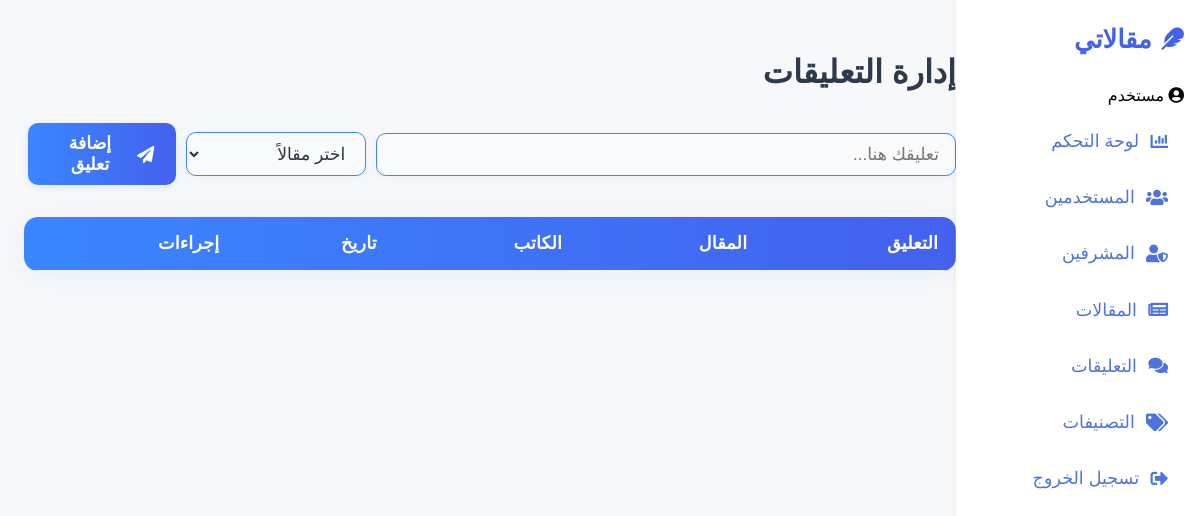
The app's page /admin/manage_comments.php, older data.
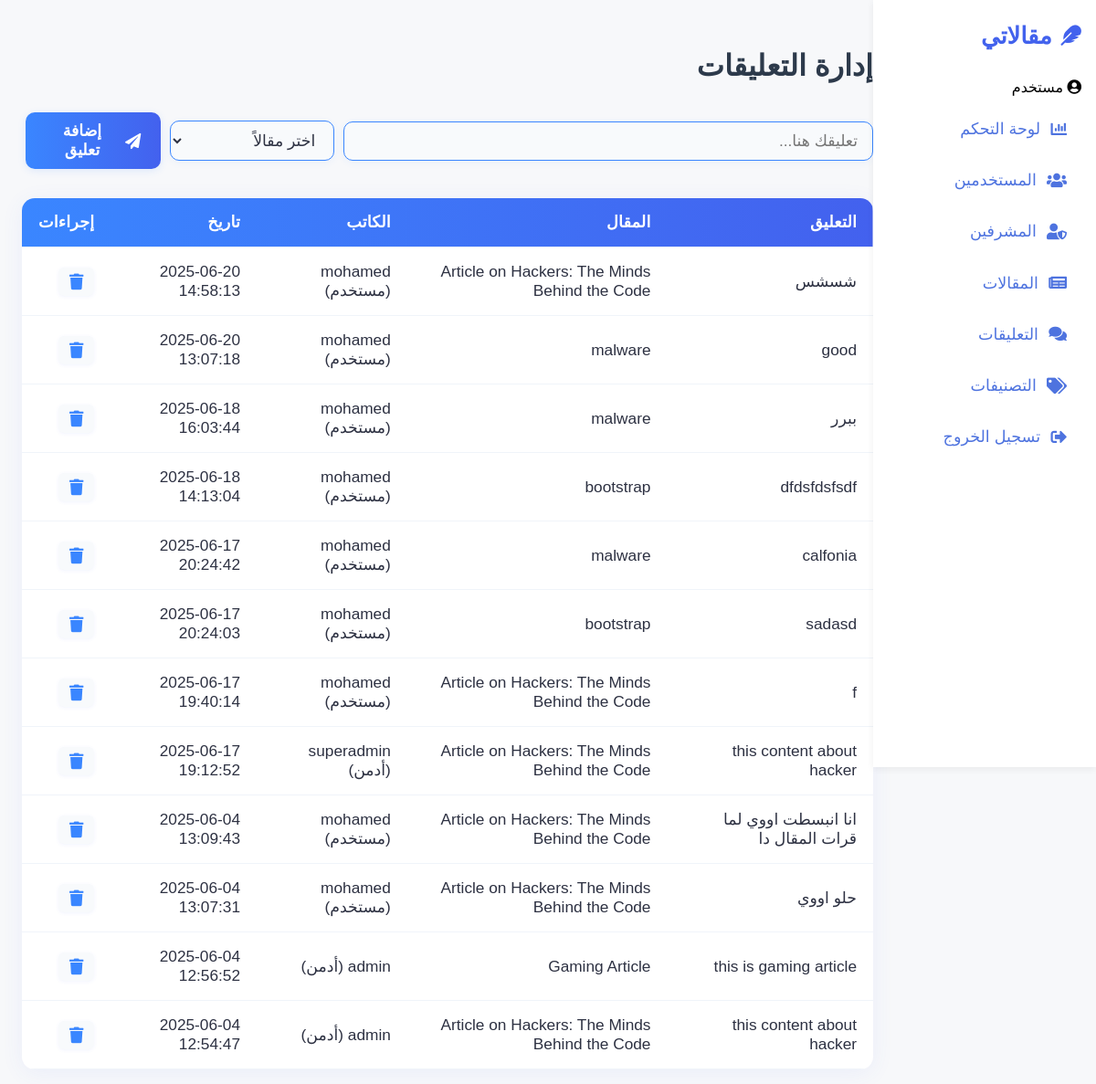
The same page, newer data.
### tables this page shows
CREATE TABLE `comments` (
  `id` int NOT NULL,
  `article_id` int NOT NULL,
  `user_id` int DEFAULT NULL,
  `admin_id` int DEFAULT NULL,
  `content` text NOT NULL,
  `is_admin` tinyint(1) DEFAULT '0',
  `status` enum('pending','approved','rejected') DEFAULT 'approved',
  `created_at` timestamp NOT NULL DEFAULT CURRENT_TIMESTAMP
);

CREATE TABLE `articles` (
  `id` int NOT NULL,
  `title` varchar(255) NOT NULL,
  `content` text NOT NULL,
  `image` varchar(100) DEFAULT NULL,
  `created_at` timestamp NOT NULL DEFAULT CURRENT_TIMESTAMP,
  `category_id` int DEFAULT NULL,
  `user_id` int DEFAULT NULL,
  `admin_id` int DEFAULT NULL
);

CREATE TABLE `users` (
  `id` int NOT NULL,
  `username` varchar(50) NOT NULL,
  `email` varchar(100) NOT NULL,
  `password` varchar(255) NOT NULL,
  `created_at` timestamp NOT NULL DEFAULT CURRENT_TIMESTAMP,
  `updated_at` datetime DEFAULT CURRENT_TIMESTAMP ON UPDATE CURRENT_TIMESTAMP,
  `is_active` tinyint(1) DEFAULT '1',
  `reset_token` varchar(100) DEFAULT NULL,
  `reset_expires` datetime DEFAULT NULL
);

### admin/manage_comments.php (the view, shortened to what this page needs)
<?php
require_once '../db.php';
$comments = $pdo->query("SELECT c.*, a.title,
    admins.adminname AS admin_name,
    users.username AS user_name
FROM comments c
JOIN articles a ON c.article_id = a.id
LEFT JOIN admins ON c.admin_id = admins.id
LEFT JOIN users ON c.user_id = users.id
ORDER BY c.created_at DESC")->fetchAll(PDO::FETCH_ASSOC);
?>
<!DOCTYPE html>
<html lang="ar">
<head>
    <link rel="stylesheet" href="https://cdnjs.cloudflare.com/ajax/libs/font-awesome/5.15.1/css/all.min.css">
    <link rel="stylesheet" href="https://cdnjs.cloudflare.com/ajax/libs/animate.css/4.1.1/animate.min.css">
</head>
<body>
<?php include 'sidebar.php'; ?>
<main class="main-content">
    <h1 class="dashboard-title animate__animated animate__fadeInDown">إدارة التعليقات</h1>
    <div class="add-comment-admin-modal" style="margin-bottom:24px;">
        <form action="manage_comments.php" method="post" style="display:flex;gap:10px;align-items:center;flex-wrap:wrap;">
            <div class="disp add-comment-flex-modern">
                <input type="text" name="comment" placeholder="تعليقك هنا..." required class="modern-input">
                <select name="article_id" required class="modern-select">
                    <option value="">اختر مقالاً</option>
                </select>
                <button type="submit" name="add_comment" class="action-btn modern-search-btn"><i class="fa fa-paper-plane"></i> إضافة تعليق</button>
            </div>
        </form>
    </div>
    <table class="data-table comments-table">
        <thead>
            <tr>
                <th>التعليق</th>
                <th>المقال</th>
                <th>الكاتب</th>
                <th>تاريخ</th>
                <th>إجراءات</th>
            </tr>
        </thead>
        <tbody id="commentsTable">
            <?php foreach($comments as $comment): ?>
            <tr>
                <td><?= htmlspecialchars($comment['content']) ?></td>
                <td><?= htmlspecialchars($comment['title']) ?></td>
                <td>
                    <?php
                        if ($comment['is_admin'] == 1 && !empty($comment['admin_name'])) {
                            echo htmlspecialchars($comment['admin_name']) . ' (أدمن)';
                        } elseif ($comment['is_admin'] == 0 && !empty($comment['user_name'])) {
                            echo htmlspecialchars($comment['user_name']) . ' (مستخدم)';
                        } else {
                            echo '-';
                        }
                    ?>
                </td>
                <td><?= htmlspecialchars($comment['created_at']) ?></td>
                <td>
                    <button type="button" class="action-btn delete-btn" onclick="openDeleteCommentModal(<?= $comment['id'] ?>, '<?= htmlspecialchars(addslashes($comment['content'])) ?>')"><i class="fa fa-trash"></i></button>
                </td>
            </tr>
            <?php endforeach; ?>
        </tbody>
    </table>
</main>
</body>
</html>

Row changes from the older to the newer data that the page shows:
added comments: content "شسشس", article.title "Article on Hackers: The Minds Behind the Code", user.username "mohamed", created_at "2025-06-20 14:58:13"
added comments: content "good", article.title "malware", user.username "mohamed", created_at "2025-06-20 13:07:18"
added comments: content "ببرر", article.title "malware", user.username "mohamed", created_at "2025-06-18 16:03:44"
added comments: content "dfdsfdsfsdf", article.title "bootstrap", user.username "mohamed", created_at "2025-06-18 14:13:04"
added comments: content "calfonia", article.title "malware", user.username "mohamed", created_at "2025-06-17 20:24:42"
added comments: content "sadasd", article.title "bootstrap", user.username "mohamed", created_at "2025-06-17 20:24:03"
added comments: content "f", article.title "Article on Hackers: The Minds Behind the Code", user.username "mohamed", created_at "2025-06-17 19:40:14"
added comments: content "this content about hacker", article.title "Article on Hackers: The Minds Behind the Code", admin.adminname "superadmin", created_at "2025-06-17 19:12:52"
added comments: content "انا انبسطت اووي لما قرات المقال دا", article.title "Article on Hackers: The Minds Behind the Code", user.username "mohamed", created_at "2025-06-04 13:09:43"
added comments: content "حلو اووي", article.title "Article on Hackers: The Minds Behind the Code", user.username "mohamed", created_at "2025-06-04 13:07:31"
added comments: content "this is gaming article", article.title "Gaming Article", created_at "2025-06-04 12:56:52"
added comments: content "this content about hacker", article.title "Article on Hackers: The Minds Behind the Code", created_at "2025-06-04 12:54:47"
